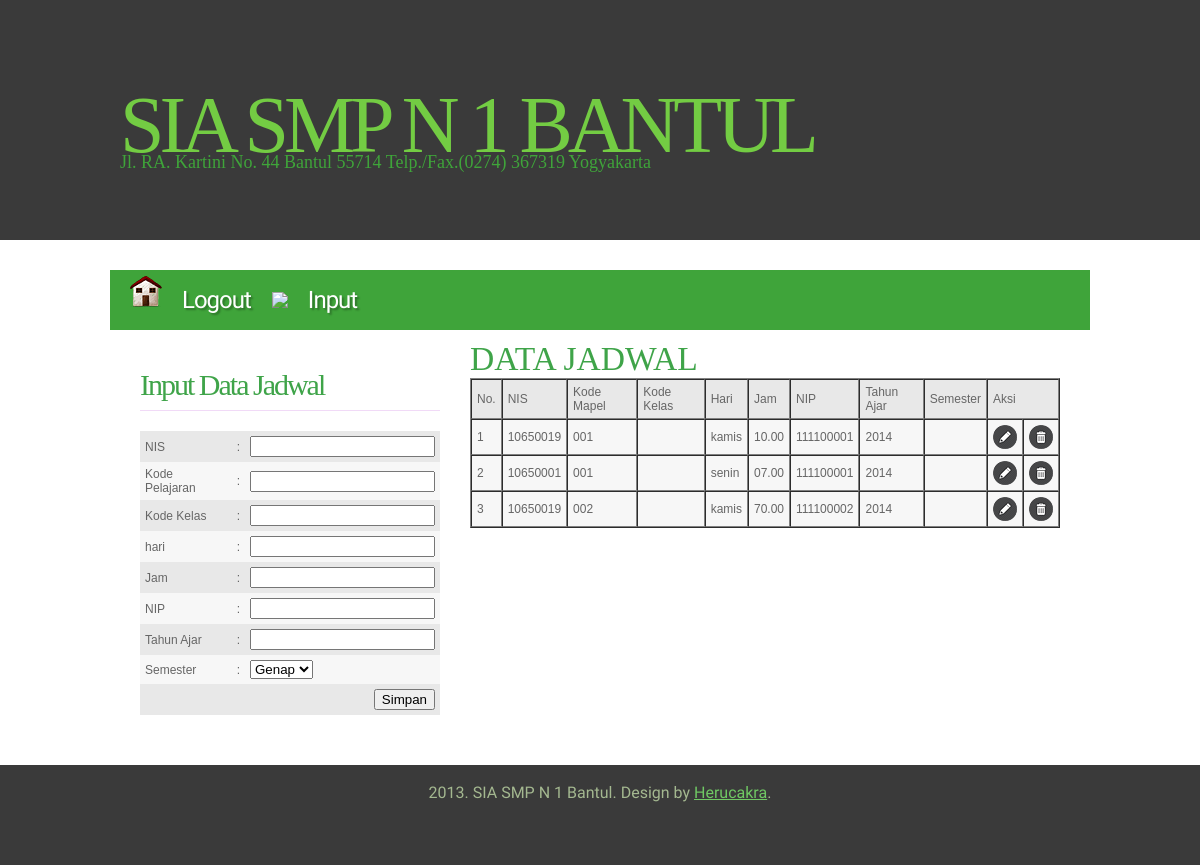
Screenshot of /data_jadwal.php (signed in) with the database file from the repository.
### tables this page shows
CREATE TABLE IF NOT EXISTS `jadwal` (
  `no` int(10) NOT NULL AUTO_INCREMENT,
  `nis` varchar(10) NOT NULL,
  `kd_mapel` varchar(10) NOT NULL,
  `hari` varchar(10) NOT NULL,
  `jam` varchar(10) NOT NULL,
  `nip` varchar(20) NOT NULL,
  `th_ajar` varchar(10) NOT NULL,
  PRIMARY KEY (`no`),
  KEY `kd_mapel` (`kd_mapel`),
  KEY `nis` (`nis`),
  KEY `nip` (`nip`)
);

### data_jadwal.php (the view, shortened to what this page needs)
<html>
<head>
<link href="style.css" rel="stylesheet" type="text/css" media="screen" />
</head>
<body>
<div id="wrapper">
	<div id="header-wrapper">
		<div id="header">
			<div id="logo">
				<h1><a href="#">SIA SMP N 1 Bantul</a></h1>
				<p>Jl. RA. Kartini No. 44 Bantul 55714 Telp./Fax.(0274) 367319 Yogyakarta</p>
			</div>
		</div>
	</div>
	<div id="menu-wrapper">
		<ul id="menu">
		<li><a href="logout.php"><img src ="images/home.png" /><span>Logout</span></a></li>
		<li><img src ="images/nilai.png" /><span>Input</span></a>
		</li>
		</ul>
	</div>
	<div id="page">
		<div id="content">
			<div class="contentbg">
				<h2>DATA JADWAL</h2>
			<table border="1" cellpadding="5" cellspacing="0">
			<tbody>
				<tr class='dark'>
					<td>No.</td>
					<td>NIS</td>
					<td>Kode Mapel</td>
					<td>Kode Kelas</td>
					<td>Hari</td>
					<td>Jam</td>
					<td>NIP</td>
					<td>Tahun Ajar</td>
					<td>Semester</td>
					<td colspan="2">Aksi</td>
				</tr>
			<?php
			$query = mysql_query("select * from jadwal");
			$no = 1;
			while ($data = mysql_fetch_array($query)) {
			?>
				<tr class='light'>
				<td><?php echo $no; ?></td>
					<td><?php echo $data['nis']; ?></td>
					<td><?php echo $data['kd_mapel']; ?></td>
					<td><?php echo $data['kd_kelas']; ?></td>
					<td><?php echo $data['hari']; ?></td>
					<td><?php echo $data['jam']; ?></td>
					<td><?php echo $data['nip']; ?></td>
					<td><?php echo $data['th_ajar']; ?></td>
					<td><?php echo $data['semester']; ?></td>
					<td><a href="edit_jadwal.php?no=<?php echo $data['no']; ?>"><img src ="images/edit.png" /></a></td>
					<td><a href="deleteJ.php?no=<?php echo $data['no']; ?>"><img src ="images/bin.png" /></a></td>
				</tr>
			<?php
				$no++;
			}
			?>
			</tbody>
			</table>
		</div>
	</div>
		<div id="sidebar-bg">
			<div id="sidebar">
				<ul>
				<h2 class="title">Input Data Jadwal</h2>
					<form name="input_data" action="insertJ.php" method="post">
					<table border="0" cellpadding="5" cellspacing="0">
						<tbody>
							<tr class='dark'>
								<td>NIS</td>
								<td>:</td>
								<td><input type="text" name="nis" required="required" /></td>
							</tr>
							<tr class='light'>
								<td>Kode Pelajaran</td>
								<td>:</td>
								<td><input type="text" name="kd_mapel" required="required" /></td>
							</tr>
							<tr class='dark'>
								<td>Kode Kelas</td>
								<td>:</td>
								<td><input type="text" name="kd_kelas" required="required" /></td>
							</tr>
							<tr class='light'>
								<td>hari</td>
								<td>:</td>
								<td><input type="text" name="hari" required="required"> </textarea></td>
							</tr>
							<tr class='dark'>
								<td>Jam</td>
								<td>:</td>
								<td><input type="text" name="jam" required="required" /></td>
							</tr>
							<tr class='light'>
								<td>NIP</td>
								<td>:</td>
								<td><input type="text" name="nip"  required="required" /></td>
							</tr>
							<tr class='dark'>
								<td>Tahun Ajar</td>
								<td>:</td>
								<td><input type="year" name="th_ajar" required="required" /></td>
							</tr>
							<tr class='light'>
								<td>Semester</td>
								<td>:</td>
								<td><select name="semester">
									<option value="Genap">Genap</option>
									</select>
								</td>
							</tr>
							<tr class='dark'>
								<td align="right" colspan="3"><input type="submit" name="submit" value="Simpan" /></td>
							</tr>
						</tbody>
					</table>
					</form>
			</div>
		</div>
		<div style="clear: both;">&nbsp;</div>
	</div>
</div>
<div id="footer">
	<p>2013. SIA SMP N 1 Bantul. Design by <a href="http://www.smpn1bantul.net">Herucakra</a>.</p>
</div>
</body>
</html>

### style.css (style rules this page uses)
body { margin: 0; padding: 0; background: #FFFFFF; font-family: Arial, Helvetica, sans-serif; font-size: 14px; color: #181B20; }
h1, h2, h3 { margin: 0px; padding: 0px; font-family: 'Arvo', serif; font-weight: 400; color: #3FA449; }
table tbody { font-size: 12px; }
table tbody tr.light { color:#666666; background-color:#F7F7F7; }
table tbody tr.dark { color:#666666; background-color:#E8E8E8; }
h1 { font-size: 2em; }
h2 { font-size: 2.4em; }
p, ul, ol { margin-top: 0; line-height: 180%; }
a { text-decoration: none; color: #9C9A9A; }
#wrapper { margin: 0 auto; padding: 0; }
#header-wrapper { height: 240px; background: #3A3A3A; margin-bottom: 30px; }
#header { width: 960px; height: 240px; margin: 0 auto; }
#logo { width: 980px; height: 100px; margin: 0px auto; padding: 80px 0px 0px 0px; color: #3FA43A; }
#logo h1, #logo p { display: block; margin: 0px; padding: 0px; }
#logo h1 { letter-spacing: -5px; text-align: left; text-transform: uppercase; font-size: 80px; color: #3FA43A; }
#logo h1 a { color: #73CC43; }
#logo p { margin-top: -25px; text-align: left; font-family: 'Arvo', serif; font-size: 18px; }
#logo a { border: none; background: none; text-decoration: none; color: #3FA43A; }
#menu-wrapper { width: 980px; height: 60px; margin: 0px auto; padding: 0px; background: #3FA43A; }
#menu { margin: 0; padding: 0px 20px; list-style: none; line-height: 60px; letter-spacing: -1px; text-decoration: none; text-shadow: 2px 2px 2px rgba(0,0,0,.3); font-family: 'Abel', sans-serif; font-size: 24px; font-weight: normal; color: #FFFFFF; }
#menu li { float: left; margin-right: 1px; }
#menu a { display: block; float: left; height: 60px; margin: 0px; color: #FFFFFF; }
#menu span { padding: 0px 20px; }
#page { width: 980px; margin: 0px auto; padding: 0px; }
#content { float: right; width: 650px; }
#content .contentbg { width: 590px; padding: 10px 30px 0px 30px; }
#sidebar-bg { float: left; width: 330px; }
#sidebar { overflow: hidden; width: 300px; padding: 30px 30px 20px 30px; }
#sidebar ul { margin: 0; padding: 0; list-style: none; }
#sidebar h2 { height: 38px; margin-bottom: 20px; padding: 12px 0 0 0px; border-bottom: 1px solid #F1DAF7; letter-spacing: -2px; font-size: 30px; color: #3FA449; }
#footer { height: 100px; background: #3A3A3A; }
#footer p { margin: 0; padding-top: 18px; line-height: normal; text-align: center; font-family: 'Abel', sans-serif; font-size: 16px; color: #A4B890; }
#footer a { text-decoration: underline; color: #70C964; }

### rows the page displays
jadwal: nis "10650019", kd_mapel "001", hari "kamis", jam "10.00", nip "111100001", th_ajar "2014"
jadwal: nis "10650001", kd_mapel "001", hari "senin", jam "07.00", nip "111100001", th_ajar "2014"
jadwal: nis "10650019", kd_mapel "002", hari "kamis", jam "70.00", nip "111100002", th_ajar "2014"
